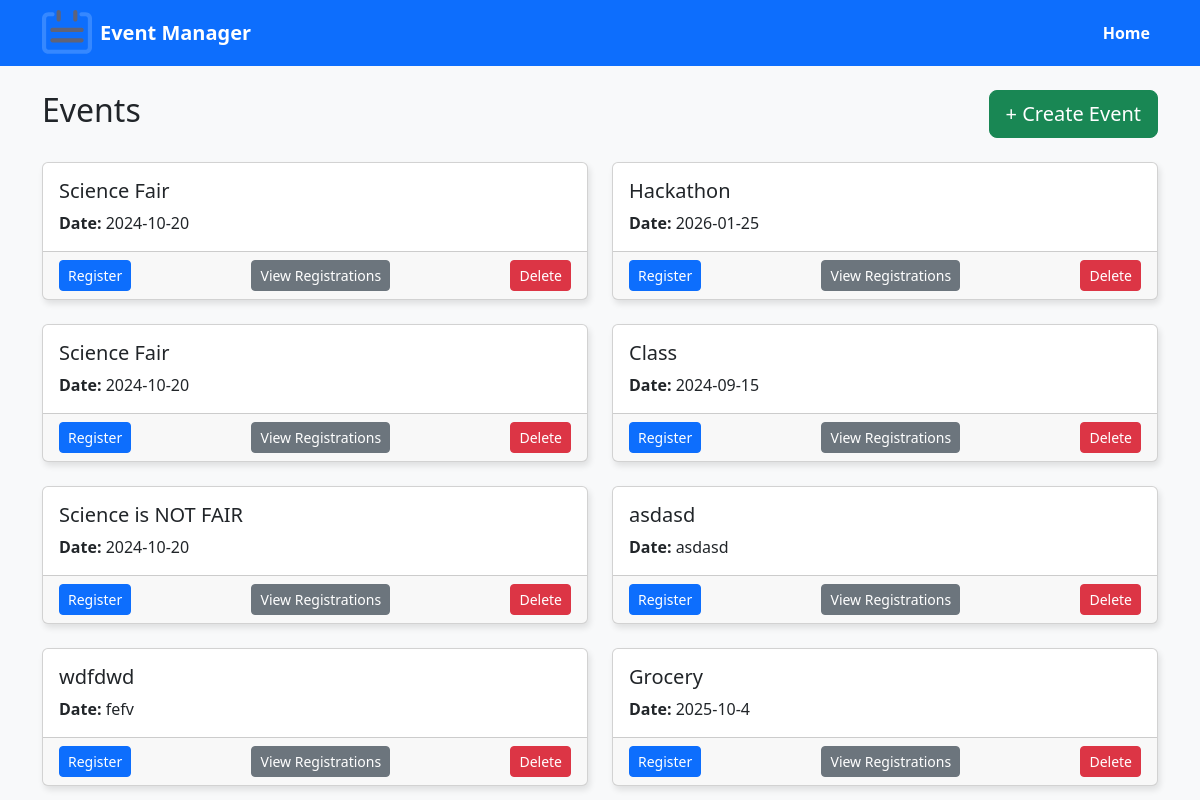
The page / on the database its author committed.
### server.py (models this page shows)
class Event(db.Model):
    id = db.Column(db.Integer, primary_key=True)
    name = db.Column(db.String(100), nullable=False)
    date = db.Column(db.String(50), nullable=False)
    registrations = db.relationship(
        'Registration',
        backref='event',
        lazy=True,
        cascade="all, delete-orphan"
    )

### server.py (the view)
@app.route('/')
def index():
    events = Event.query.all()
    return render_template('index.html', events=events)

### templates/index.html
{% extends "base.html" %}
{% block content %}
<div class="d-flex justify-content-between align-items-center mb-4">
    <h2>Events</h2>
    <a href="{{ url_for('create_event_web') }}" class="btn btn-success btn-lg">+ Create Event</a>
</div>
{% if events %}
<div class="row row-cols-1 row-cols-md-2 g-4">
    {% for event in events %}
    <div class="col">
        <div class="card h-100 shadow-sm">
            <div class="card-body">
                <h5 class="card-title">{{ event.name }}</h5>
                <p class="card-text"><strong>Date:</strong> {{ event.date }}</p>
            </div>
            <div class="card-footer d-flex justify-content-between">
                <a href="{{ url_for('register_student_web', event_id=event.id) }}" class="btn btn-primary btn-sm">Register</a>
                <a href="{{ url_for('list_registrations_web', event_id=event.id) }}" class="btn btn-secondary btn-sm">View Registrations</a>
                <form action="{{ url_for('delete_event', event_id=event.id) }}" method="POST" style="display:inline;">
                    <button type="submit" class="btn btn-danger btn-sm"
                        onclick="return confirm('Are you sure you want to delete this event?');">
                        Delete
                    </button>
                </form>
            </div>
        </div>
    </div>
    {% endfor %}
</div>
{% else %}
<p class="text-center text-muted mt-5">No events available. Click "Create Event" to add one.</p>
{% endif %}
{% endblock %}

### templates/base.html (shortened to what this page needs)
<!DOCTYPE html>
<html lang="en">
<head>
    <link href="https://cdn.jsdelivr.net/npm/bootstrap@5.3.2/dist/css/bootstrap.min.css" rel="stylesheet">
</head>
<body>
    <nav class="navbar navbar-expand-lg navbar-dark bg-primary mb-4">
        <div class="container d-flex align-items-center">
            <img src="{{ url_for('static', filename='icons/event_pic.svg') }}"
                 alt="Confetti Icon" width="50" height="50" class="me-2">
            <a class="navbar-brand" href="{{ url_for('index') }}">Event Manager</a>
            <div class="ms-auto">
                <a href="{{ url_for('index') }}" class="me-2" style="text-decoration: none; color: white; font-weight: bold;">Home</a>
            </div>
        </div>
    </nav>
    <div class="container">
        {% block content %}{% endblock %}
    </div>
</body>
</html>

### templates/base.html (style rules this page uses)
body { background-color: #f8f9fa !important; }
.navbar-brand { font-weight: bold !important; }
.card { box-shadow: 2px 4px 6px rgba(0, 0, 0, 0.1) !important; }

### rows shown on the page
Event: name "Science Fair", date "2024-10-20"
Event: name "Hackathon", date "2026-01-25"
Event: name "Science Fair", date "2024-10-20"
Event: name "Class", date "2024-09-15"
Event: name "Science is NOT FAIR", date "2024-10-20"
Event: name "asdasd", date "asdasd"
Event: name "wdfdwd", date "fefv"
Event: name "Grocery", date "2025-10-4"
